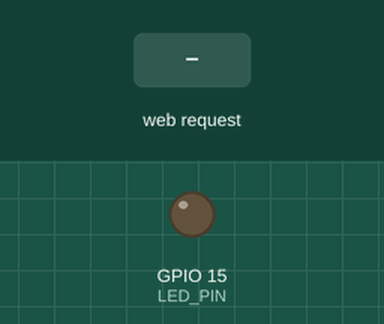
Simulated run of this sketch. Board: ESP8266 (NodeMCU). On the bench: output pins drawn as LEDs (lit = HIGH). The inputs (shaded band) are chosen by the test bench.

Above: at 1.2 s.
1.3 s: HTTP request GET /led/1 received
At 2.5 s:
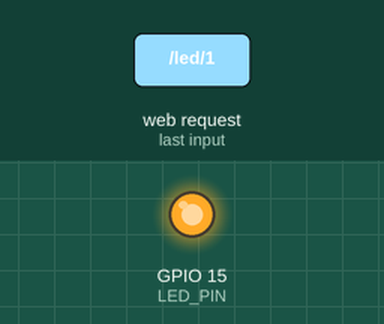
2.8 s: HTTP request GET /led/0 received
At 3.6 s:
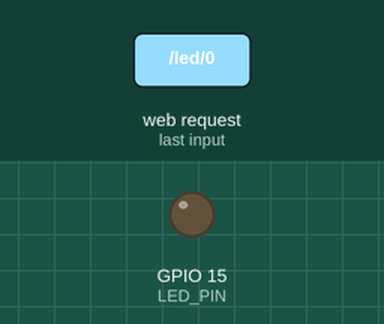
Timing chart, 0 to 5.8 s (numbered marks = the images above; inputs shaded):
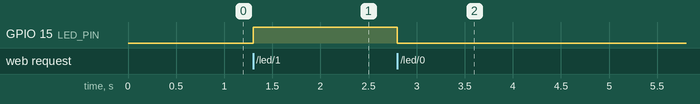

The sketch:

carritoServer.ino
```cpp
#include <ESP8266WiFi.h>

const char WiFiClave[] = "";  //Sin clave
const char AP_Nombre[] = "carritoServer";

const int LED_PIN = 15; // LED rojo
int val;
WiFiServer server(80);

void setup() {

  Serial.begin(115200);
  pinMode(LED_PIN, OUTPUT);
  digitalWrite(LED_PIN, LOW);
  WiFi.mode(WIFI_AP);
  WiFi.softAP(AP_Nombre, WiFiClave);
  server.begin();
}

void loop() {
  WiFiClient client = server.available();   // ¿Hay un cliente conectado?
  if (!client) {
    return;
  }
  String req = client.readStringUntil('\r');  // Lee la primera linea de la petición del cliente
  if (req.indexOf("/led/0") != -1) val = 0;
  if (req.indexOf("/led/1") != -1) val = 1;
  digitalWrite(LED_PIN, val);
  client.flush();
}
```

Measured:
- after the input at 1.3 s, GPIO 15 (LED_PIN): LOW → HIGH at once
- after the input at 2.8 s, GPIO 15 (LED_PIN): HIGH → LOW at once
